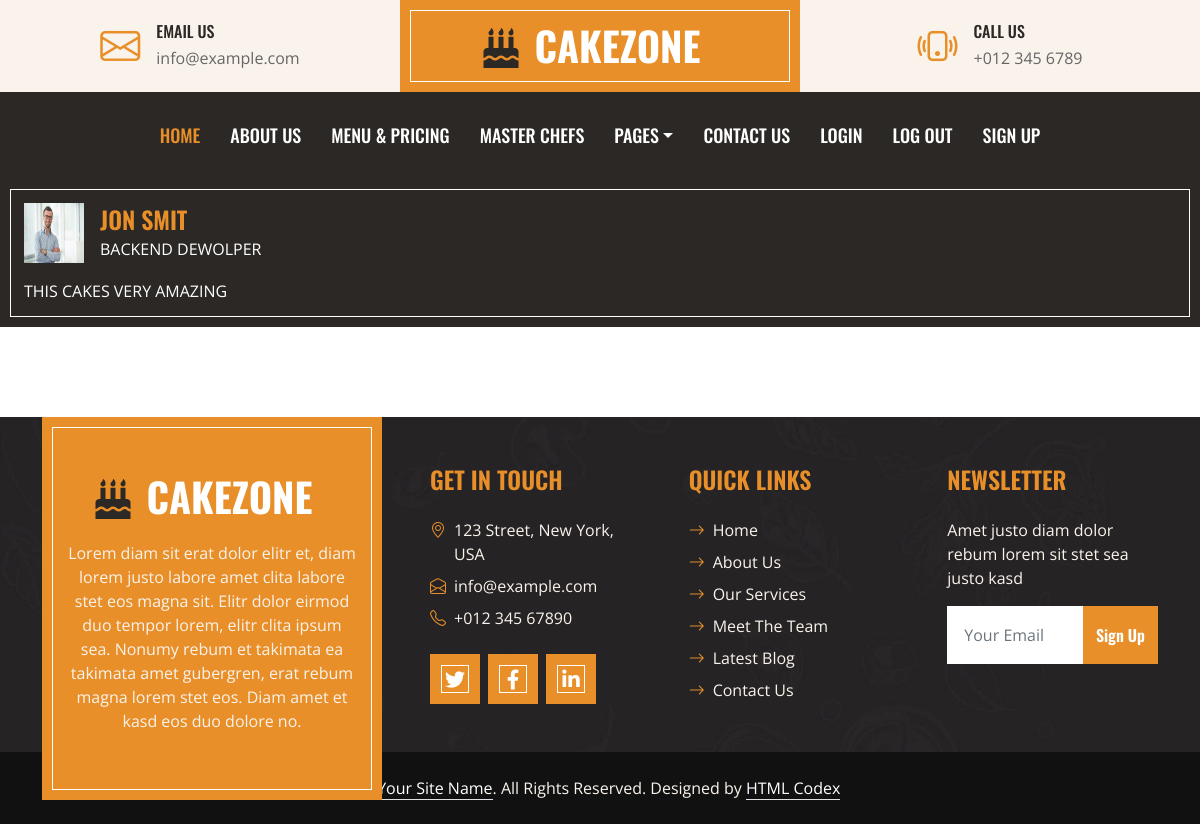
Page /says/1 on the committed database.
### blog/models.py (models this page shows, shortened)
class Say(models.Model):
    name = models.CharField(max_length=200)
    bio = models.TextField()
    img = models.ImageField(upload_to='index/img')
    job = models.CharField(max_length=300)

### blog/views.py (the view)
# urls.py: path('says/<int:id>',saysdetailview, name='saysDetail'),
def saysdetailview(request,id):
    try:
        says=Say.objects.get(id=id)
        context = {
            "says":says
        }
    except says.DoesNotExist:
        raise Http404("No ones found")
    return render(request,"says_Detail.html",context=context)

### templates/says_detail.html
{% extends 'base.html' %}
{% load static %}
{% block content %}
   <div class="testimonial-item bg-dark text-white border-inner p-4">
                    <div class="d-flex align-items-center mb-3">
                        <img class="img-fluid flex-shrink-0" src={{says.img.url}} style="width: 60px; height: 60px;">
                        <div class="ps-3">
                            <h4 class="text-primary text-uppercase mb-1">{{says.name}}</h4>
                            <span>{{says.job}}</span>
                        </div>
                    </div>
                    <p class="mb-0">{{says.bio}}
                    </p>
                </div>
{% endblock content %}

### static/css/style.css (style rules this page uses)
:root { --primary: #E88F2A; --secondary: #FAF3EB; --light: #FFFFFF; --dark: #2B2825; }
h3, h4, .font-weight-semi-bold { font-weight: 600 !important; }
.border-inner { position: relative; }
.border-inner * { position: relative; z-index: 1; }
.border-inner::before { position: absolute; content: ""; top: 10px; right: 10px; bottom: 10px; left: 10px; background: none; border: 1px solid var(--light); z-index: 0; }

### rows in the picture
Say: img (picture), name "JON SMIT", job "BACKEND DEWOLPER", bio "THIS CAKES VERY AMAZING"
